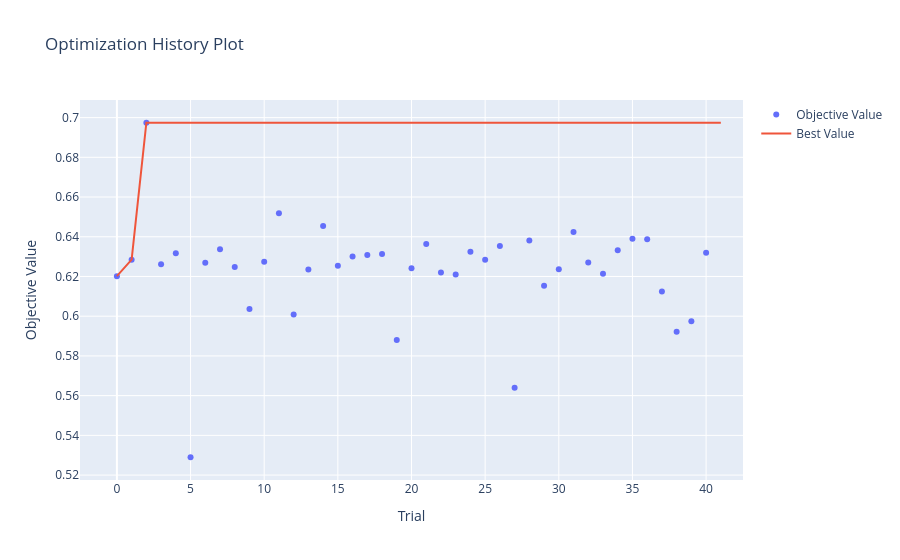
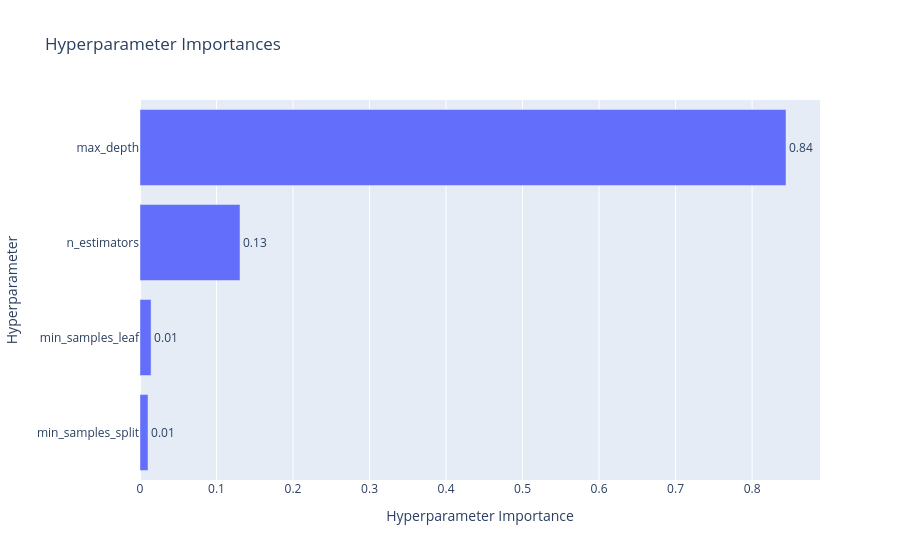

The notebook cell saved with these charts, in order:
### Code cell
best_rfc = RandomForestClassifier(**study.best_params, random_state=42)

# Train the best model on the full training data
best_rfc.fit(train[x_cols], train['Type'])

# Evaluate the best model on the test setí
y_pred_best = best_rfc.predict(test[x_cols])
best_accuracy = f1_score(test['Type'], y_pred_best, average='macro')
print(f"Accuracy of the best model on the test set: {best_accuracy:.4f}")

# You can also visualize the optimization history and parameter importance
optuna.visualization.plot_optimization_history(study).show()
optuna.visualization.plot_param_importances(study).show()

eval(y_pred_best, test['Type'])

### Figure 1 — Plotly figure (JSON) as saved in the notebook; plotly's stock layout.template omitted (floating-point values rounded to 4 significant figures)
{"data": [{"mode": "markers", "name": "Objective Value", "type": "scatter", "x": [0, 1, 2, 3, 4, 5, 6, 7, 8, 9, 10, 11, 12, 13, 14, 15, 16, 17, 18, 19, 20, 21, 22, 23, 24, 25, 26, 27, 28, 29, 30, 31, 32, 33, 34, 35, 36, 37, 38, 39, 40], "y": [0.6202, 0.6285, 0.6974, 0.6262, 0.6317, 0.529, 0.6269, 0.6337, 0.6248, 0.6036, 0.6274, 0.6519, 0.6008, 0.6236, 0.6454, 0.6254, 0.6301, 0.6308, 0.6313, 0.588, 0.6242, 0.6364, 0.622, 0.621, 0.6325, 0.6284, 0.6353, 0.564, 0.6381, 0.6153, 0.6237, 0.6424, 0.627, 0.6214, 0.6332, 0.639, 0.6388, 0.6124, 0.5922, 0.5974, 0.6319]}, {"mode": "lines", "name": "Best Value", "type": "scatter", "x": [0, 1, 2, 3, 4, 5, 6, 7, 8, 9, 10, 11, 12, 13, 14, 15, 16, 17, 18, 19, 20, 21, 22, 23, 24, 25, 26, 27, 28, 29, 30, 31, 32, 33, 34, 35, 36, 37, 38, 39, 40, 41], "y": [0.6202, 0.6285, 0.6974, 0.6974, 0.6974, 0.6974, 0.6974, 0.6974, 0.6974, 0.6974, 0.6974, 0.6974, 0.6974, 0.6974, 0.6974, 0.6974, 0.6974, 0.6974, 0.6974, 0.6974, 0.6974, 0.6974, 0.6974, 0.6974, 0.6974, 0.6974, 0.6974, 0.6974, 0.6974, 0.6974, 0.6974, 0.6974, 0.6974, 0.6974, 0.6974, 0.6974, 0.6974, 0.6974, 0.6974, 0.6974, 0.6974, 0.6974]}, {"marker": {"color": "#cccccc"}, "mode": "markers", "name": "Infeasible Trial", "showlegend": false, "type": "scatter", "x": [], "y": []}], "layout": {"title": {"text": "Optimization History Plot"}, "xaxis": {"title": {"text": "Trial"}}, "yaxis": {"title": {"text": "Objective Value"}}}}

### Figure 2 — Plotly figure (JSON) as saved in the notebook; plotly's stock layout.template omitted (floating-point values rounded to 4 significant figures)
{"data": [{"cliponaxis": false, "hovertemplate": ["min_samples_split (IntDistribution): 0.010501836690159076<extra></extra>", "min_samples_leaf (IntDistribution): 0.014477912503144156<extra></extra>", "n_estimators (IntDistribution): 0.1306893590833104<extra></extra>", "max_depth (IntDistribution): 0.8443308917233865<extra></extra>"], "name": "Objective Value", "orientation": "h", "text": ["0.01", "0.01", "0.13", "0.84"], "textposition": "outside", "type": "bar", "x": [0.0105, 0.01448, 0.1307, 0.8443], "y": ["min_samples_split", "min_samples_leaf", "n_estimators", "max_depth"]}], "layout": {"title": {"text": "Hyperparameter Importances"}, "xaxis": {"title": {"text": "Hyperparameter Importance"}}, "yaxis": {"title": {"text": "Hyperparameter"}}}}
